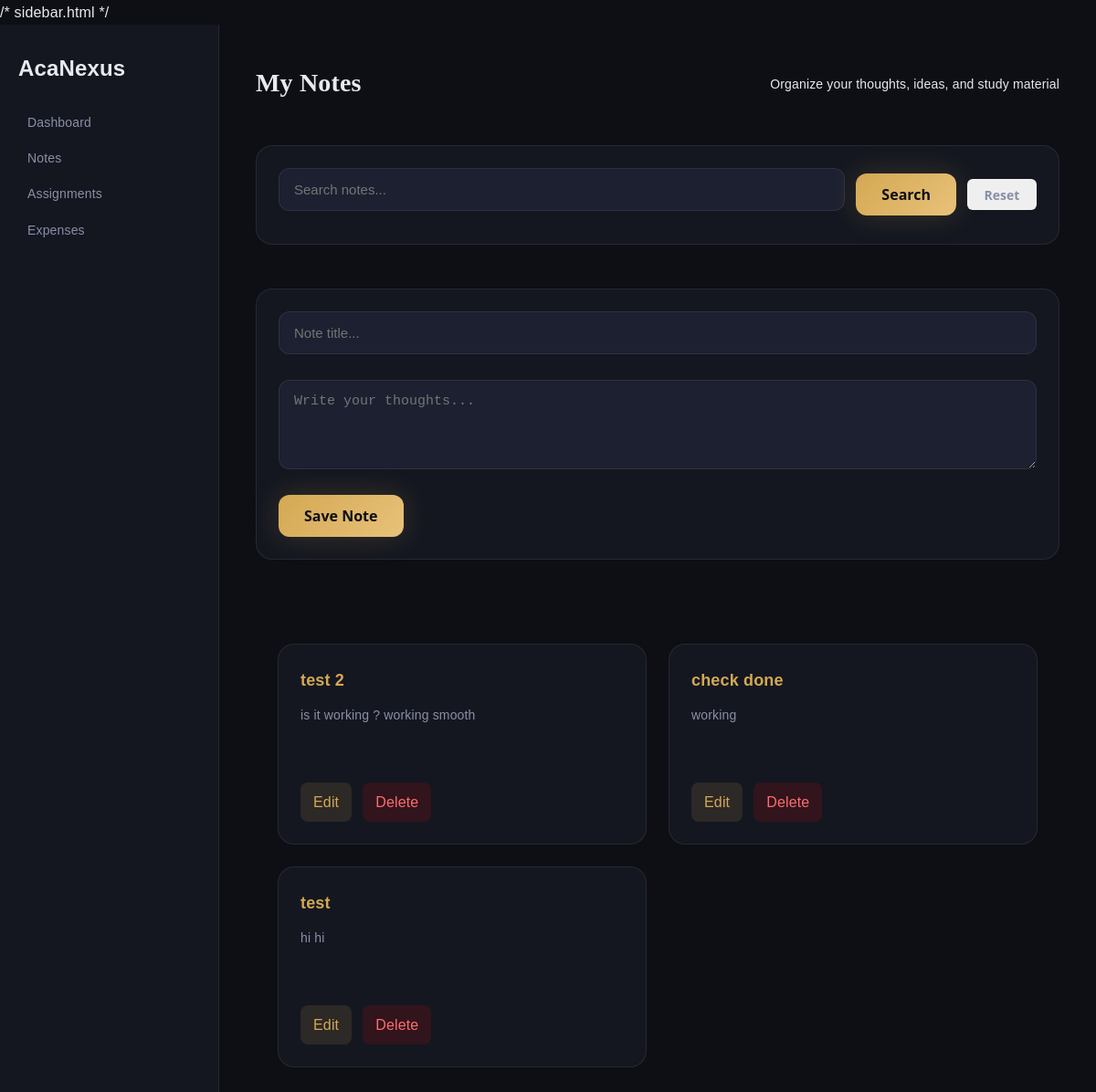
The app's page /notes with its own data.
### tables this page shows
CREATE TABLE notes (
        id INTEGER PRIMARY KEY AUTOINCREMENT,
        title TEXT NOT NULL,
        content TEXT NOT NULL
    );

### app.py (the view, shortened to what this page needs)
@app.route("/notes", methods=["GET", "POST"])
def notes():
    conn = sqlite3.connect("database/acanexus.db")
    cursor = conn.cursor()
    search = request.args.get("search")
    if search:
        cursor.execute(
            "SELECT * FROM notes WHERE title LIKE ?",
            ('%' + search + '%',)
        )
    else:
        cursor.execute("SELECT * FROM notes")
    notes = cursor.fetchall()
    conn.close()
    return render_template(
        "notes.html",
        notes=notes
    )

### templates/notes.html (shortened to what this page needs)
{% extends "base.html" %} {% block content %}
<link
  rel="stylesheet"
  href="{{ url_for('static', filename='css/style.css') }}"
/>
<link
  rel="stylesheet"
  href="{{ url_for('static', filename='css/notes.css') }}"
/>
<div class="page-header">
  <h1>My Notes</h1>
  <p>Organize your thoughts, ideas, and study material</p>
</div>
<div class="card notes-control-card">
  <form method="GET" class="search-bar">
    <input
      type="text"
      name="search"
      value="{{ request.args.get('search', '') }}"
      placeholder="Search notes..."
    />
    <button type="submit" class="btn btn-gold">Search</button>
    <a href="/notes">
      <button type="button" class="btn btn-outline-sm">Reset</button>
    </a>
  </form>
</div>
<div class="card notes-control-card">
  <form method="POST" class="note-form">
    <input type="text" name="title" placeholder="Note title..." required />
    <textarea
      name="content"
      rows="4"
      placeholder="Write your thoughts..."
      required
    ></textarea>
    <button type="submit" class="btn btn-gold">Save Note</button>
  </form>
</div>
<div class="notes-grid">
   {% for note in notes %}
  <div class="note-card">
    <h3>{{ note[1] }}</h3>
    <p>{{ note[2] }}</p>
    <div class="note-actions">
      <a href="/edit_note/{{ note[0] }}">Edit</a>
      <a
        href="/delete_note/{{ note[0] }}"
        onclick="return confirm('Delete this note?');"
        class="danger"
      >
        Delete
      </a>
    </div>
  </div>
  {% endfor %}
</div>
{% endblock %}

### static/css/style.css (style rules this page uses)
html { -webkit-font-smoothing: antialiased; -moz-osx-font-smoothing: grayscale; text-rendering: optimizeLegibility; }
body { letter-spacing: 0.01em; }
html { scroll-padding-top: var(--nav-height); }
:root { --bg: #0d0f14; --surface: #141720; --surface-2: #1c2030; --primary: #d4a853; --primary-soft: rgba(212,168,83,0.15); --text: #e8e9ee; --muted: #8a8fa8; --border: rgba(255,255,255,0.08); --s1: 4px; --s2: 8px; --s3: 12px; --s4: 16px; --s5: 20px; --s6: 24px; --s8: 32px; --s10: 40px; --s12: 48px; --r1: 6px; --r2: 12px; --r3: 18px; --r4: 24px; --shadow-sm: 0 4px 12px rgba(0,0,0,0.3); --shadow-md: 0 10px 30px rgba(0,0,0,0.4); --t-fast: 0.2s ease; --t-smooth: 0.35s ease; }
body { background: var(--bg); color: var(--text); font-family: 'DM Sans', sans-serif; }
.dashboard-card, .assignment-card, .note-card, .expense-card { background: var(--surface); border: 1px solid var(--border); border-radius: var(--r3); padding: var(--s6); animation: fadeUp 0.4s ease; }
.dashboard-grid, .assignments-grid, .notes-grid, .expenses-grid { display: grid; gap: var(--s6); }

### static/css/notes.css (style rules this page uses)
.notes-grid { display: grid; grid-template-columns: repeat(auto-fit, minmax(280px, 1fr)); gap: var(--s6); padding: var(--s6); }
.note-card { background: var(--surface); border: 1px solid var(--border); border-radius: var(--r3); padding: 24px; display: flex; flex-direction: column; gap: 12px; transition: all .3s ease; min-height: 220px; }
.note-card h3 { font-size: 18px; color: var(--primary); }
.note-card p { color: var(--muted); font-size: 14px; }
.note-actions { display: flex; gap: var(--s3); margin-top: var(--s3); }
.notes-control-card { background: var(--surface); border: 1px solid var(--border); border-radius: var(--r3); padding: 24px; margin-bottom: 24px; }
.search-bar { display: flex; gap: 12px; align-items: center; flex-wrap: wrap; }
.search-bar input { flex: 1; min-width: 250px; }
.note-form { display: flex; flex-direction: column; gap: 16px; }
.note-form input, .note-form textarea, .search-bar input { width: 100%; background: var(--surface-2); border: 1px solid var(--border); border-radius: 12px; padding: 14px 16px; color: var(--text); font-size: 15px; transition: all .3s ease; }
.note-form button { align-self: flex-start; }
.note-actions { margin-top: auto; }
.note-actions a { padding: 8px 14px; border-radius: 8px; text-decoration: none; transition: .3s; }
.note-actions a:first-child { background: rgba(212,168,83,.12); color: var(--primary); }
.note-actions a.danger { background: rgba(255,0,0,.12); color: #ff6b6b; }

### static/css/base.css (style rules this page uses)
* { margin: 0; padding: 0; box-sizing: border-box; }
html { scroll-behavior: smooth; -webkit-font-smoothing: antialiased; text-rendering: optimizeLegibility; scroll-padding-top: 80px; }
body { font-family: 'DM Sans', sans-serif; background: #0d0f14; color: #e8e9ee; line-height: 1.6; letter-spacing: 0.01em; overflow-x: hidden; }
a { color: inherit; text-decoration: none; }
:root { --bg: #0d0f14; --surface: #141720; --surface-2: #1c2030; --primary: #d4a853; --primary-soft: rgba(212,168,83,0.15); --text: #e8e9ee; --muted: #8a8fa8; --border: rgba(255,255,255,0.08); --shadow-sm: 0 6px 18px rgba(0,0,0,0.35); --shadow-md: 0 12px 35px rgba(0,0,0,0.45); --r1: 6px; --r2: 12px; --r3: 18px; --s2: 8px; --s3: 12px; --s4: 16px; --s6: 24px; --s8: 32px; }

### static/css/layout.css (style rules this page uses)
.page-header { display: flex; justify-content: space-between; align-items: center; margin-bottom: var(--s6); }

### static/css/components.css (style rules this page uses)
.btn { display: inline-flex; align-items: center; justify-content: center; gap: var(--s2); padding: 10px 16px; border-radius: var(--r2); font-size: 14px; font-weight: 600; cursor: pointer; border: none; transition: all 0.25s ease; }
input, textarea, select { width: 100%; padding: 10px 12px; border-radius: var(--r2); border: 1px solid var(--border); background: var(--surface); color: var(--text); outline: none; transition: 0.2s ease; margin-bottom: var(--s3); }
.card { background: var(--surface); border: 1px solid var(--border); border-radius: var(--r3); padding: var(--s6); display: flex; flex-direction: column; gap: var(--s3); transition: all 0.3s ease; }

### static/css/pages.css (style rules this page uses)
.page-header { margin-bottom: 20px; }
.page-header h1 { font-family: var(--ff-display); font-size: 28px; color: var(--clr-text); }
.page-header p { margin-top: 4px; font-size: 14px; color: var(--clr-muted); }
.notes-grid { display: grid; grid-template-columns: repeat(auto-fit, minmax(260px, 1fr)); gap: 18px; margin-top: 20px; }

### records on screen
notes: title "test 2", content "is it working ? working smooth"
notes: title "check done", content "working"
notes: title "test", content "hi hi"
